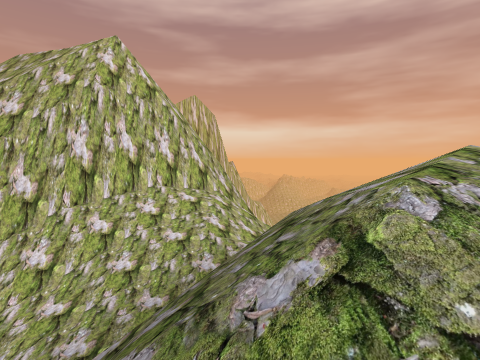
view 1 (above)

12 first-person views from a walk through a 3-D level made in the Unity game engine. The camera is 1.3 m above the floor, tilts 4° down and sees 80° across. The floor is counted in squares, 1 m on a side. Each view is taken from the middle of a square. On the plan, view 1 faces up. The plan holds only what a view shows up to about 13 squares ahead; the rest is blank. The place goes on beyond the plan. The player character is not drawn.

view 2
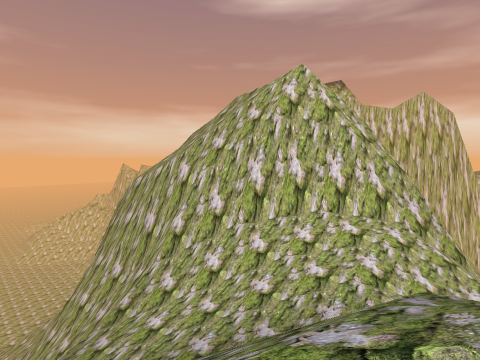

view 3
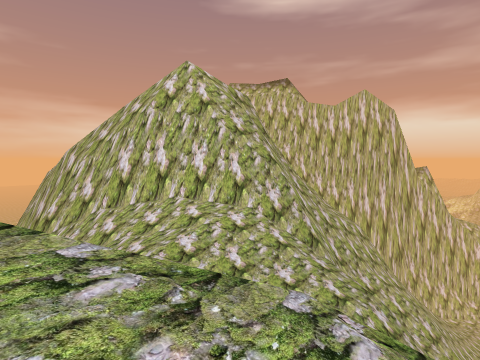

view 4
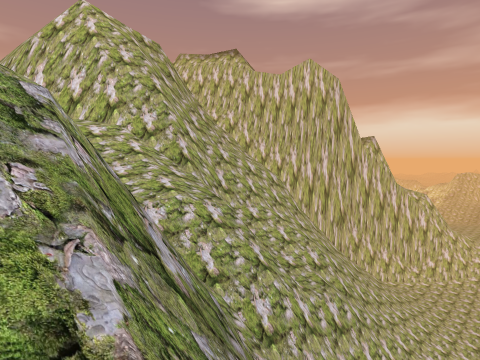

view 5
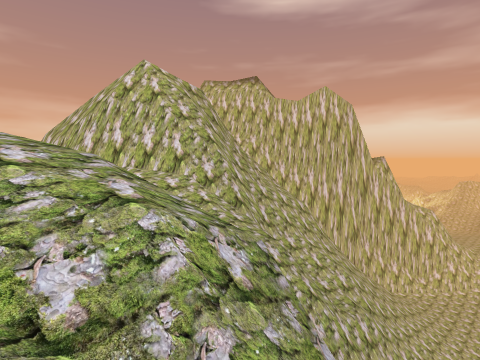

view 6
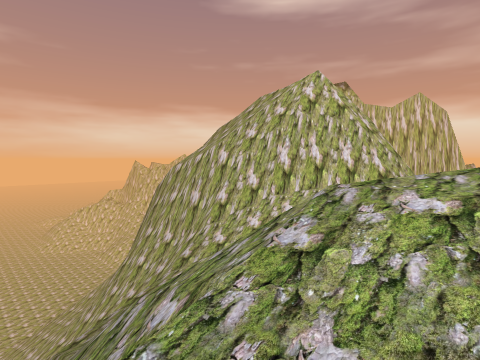

view 7
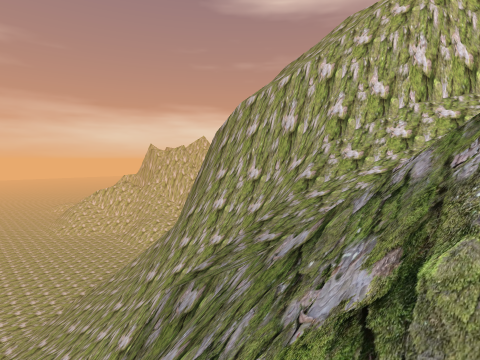

view 8
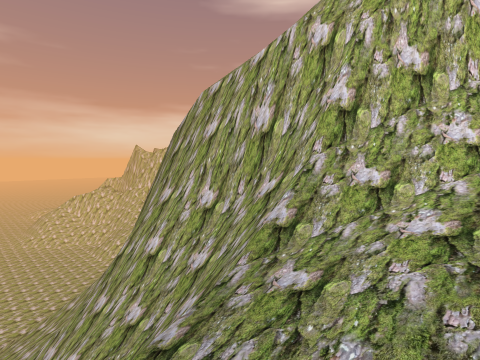

view 9
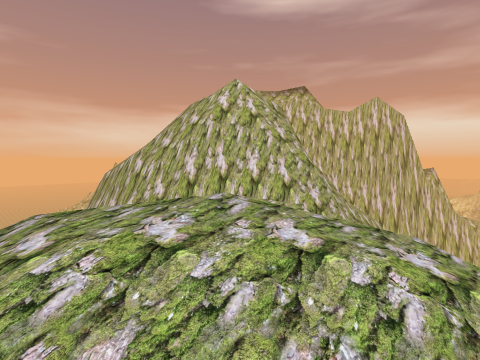

view 10
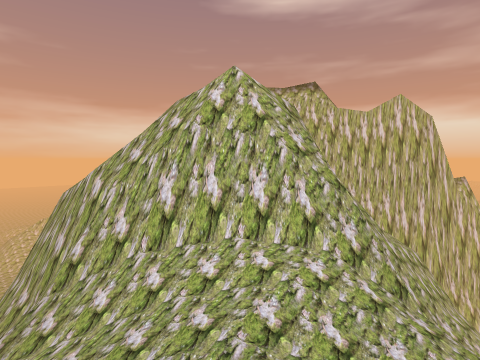

view 11
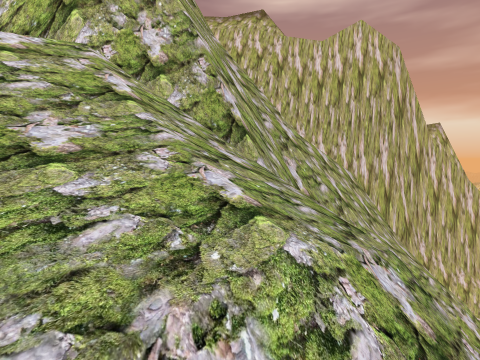

view 12
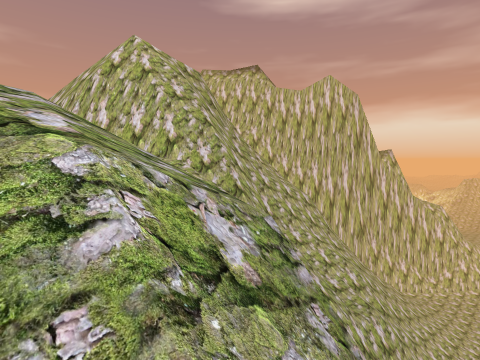

### Floor plan
Key: @ floor where view 1 was taken; # wall or solid block; . main floor; : floor 0.25 m higher than the main floor; + floor 4 m higher than the main floor; * floor 5.5 m higher than the main floor; % floor 6.75 m higher than the main floor; / step, stairs or slope; = window, fence, low wall or low ledge; v drop or lower ground; O other object.
Columns run from 20 left of view 1 to 10 right of it. Each row starts with its distance up from view 1.
 23                       ==
 22
 21
 20                         # ==
 19                         #=#
 18                    vv   ###
 17                    vvvO:.##
 16                  ##vvvO:.#
 15                  ##=vv  v
 14                   ##=v vvv
 13                   ##=///vvv
 12                   ##////vvv
 11                  ##/////  v
 10                 ##///////  v
  9                ##/////     vv
  8               ##/////      v=v
  7           #####//////=    //= /
  6          ###=#//////==/  ////
  5     ##   #vvv/////+ /// //////
  4  ///##  ####v//////////////// /
  3 ///// ######vv/// /////////
  2 //// /====#= v//   ///%///
  1     /////#=  v///   ///// /
  0    /////==/  v//////@///
 -1    ////       v/////=v*
 -2                 ///    /
 -3                   /

Positions as (right, up) in squares from view 1, and headings:
1: (0, 0), facing up
2: (2, 1), facing up-left
3: (6, 4), facing up-left
4: (10, 7), facing up-left
5: (10, 4), facing up-left
6: (3, -2), facing up-left
7: (-2, -3), facing up-left
8: (-4, 1), facing up-left
9: (6, 1), facing up-left
10: (3, 4), facing up-left
11: (4, 10), facing up-left
12: (9, 5), facing up-left
